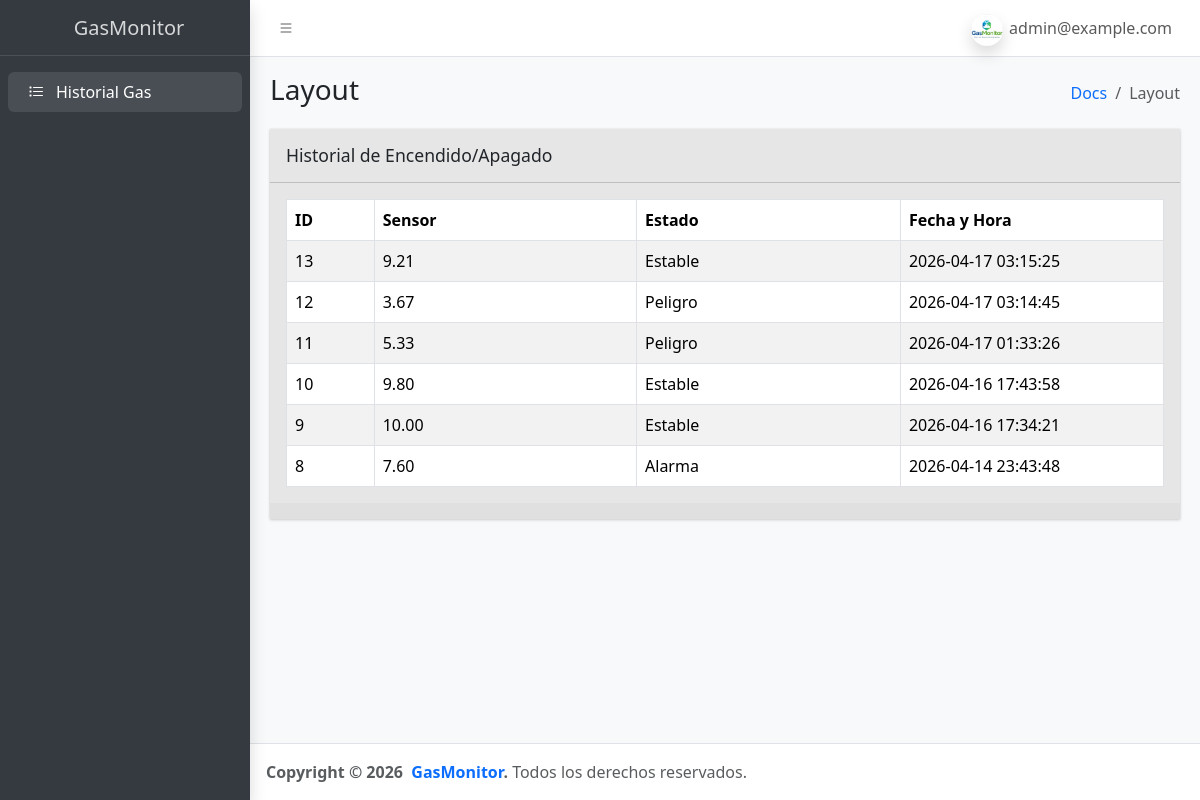
The page /views/gas/index.php (signed in) on the database its author committed.
### tables this page shows
CREATE TABLE IF NOT EXISTS `gas` (
  `id` int NOT NULL AUTO_INCREMENT,
  `status` varchar(50) NOT NULL DEFAULT '0',
  `sensor` float NOT NULL DEFAULT '0',
  `datatime` timestamp NOT NULL,
  KEY `Index 1` (`id`)
);

### views/gas/index.php (the view, shortened to what this page needs)
<?php
include('../../config/database.php');
$gas = [];
$stmt = $conn->prepare("SELECT * FROM gas ORDER BY datatime DESC");
if($stmt->execute()) {
    $gas = $stmt->fetchAll(PDO::FETCH_ASSOC);
}
?>
<!doctype html>
<html lang="en">
<head>
  <link rel="stylesheet" href="https://cdn.jsdelivr.net/npm/@fontsource/source-sans-3@5.0.12/index.css"
 media="print"
    onload="this.media = 'all'" />
  <link rel="stylesheet" href="https://cdn.jsdelivr.net/npm/overlayscrollbars@2.11.0/styles/overlayscrollbars.min.css"
 />
  <link rel="stylesheet" href="https://cdn.jsdelivr.net/npm/bootstrap-icons@1.13.1/font/bootstrap-icons.min.css"
 />
  <link rel="stylesheet" href="../../public/css/adminlte.css" />
</head>
<body class="layout-fixed sidebar-expand-lg bg-body-tertiary">
  <div class="app-wrapper">
    <?php include('../layout/header.php'); ?>
    <?php include('../layout/sidebar.php'); ?>
    <main class="app-main">
      <div class="app-content-header">
        <div class="container-fluid">
          <div class="row">
            <div class="col-sm-6">
              <h3 class="mb-0">Layout</h3>
            </div>
            <div class="col-sm-6">
              <ol class="breadcrumb float-sm-end">
                <li class="breadcrumb-item"><a href="#">Docs</a></li>
                <li class="breadcrumb-item active" aria-current="page">Layout</li>
              </ol>
            </div>
          </div>
        </div>
      </div>
      <div class="app-content">
        <div class="container-fluid">
          <div class="row">
            <div class="col-12">
              <div class="card mb-4">
                <div class="card-header">
                  <h3 class="card-title">Historial de Encendido/Apagado</h3>
                </div>
                <div class="card-body">
                  <table class="table table-bordered table-striped">
                    <thead>
                      <tr>
                        <th style="width: 10%">ID</th>
                        <th>Sensor</th>
                        <th>Estado</th>
                        <th style="width: 30%">Fecha y Hora</th>
                      </tr>
                    </thead>
                    <tbody>
                      <?php if (count($gas) > 0): ?>
                        <?php foreach ($gas as $row): ?>
                          <tr>
                            <td><?php echo htmlspecialchars($row['id']); ?></td>
                            <td><?php echo number_format($row['sensor'], 2); ?></td>
                            <td><?php echo htmlspecialchars($row['status']); ?></td>
                            <td><?php echo htmlspecialchars($row['datatime']); ?></td>
                          </tr>
                        <?php endforeach; ?>
                      <?php else: ?>
                        <tr>
                          <td colspan="3" class="text-center">No hay registros de actividad del Sensor.</td>
                        </tr>
                      <?php endif; ?>
                    </tbody>
                  </table>
                </div>
                <div class="card-footer clearfix">
                </div>
              </div>
            </div>
          </div>
        </div>
      </div>
    </main>
    <?php include('../layout/footer.php'); ?>
  </div>
</body>
</html>

### views/layout/header.php (shortened to what this page needs)
<nav class="app-header navbar navbar-expand bg-body">
  <div class="container-fluid">
    <ul class="navbar-nav">
      <li class="nav-item">
        <a class="nav-link" data-lte-toggle="sidebar" href="#" role="button">
          <i class="bi bi-list"></i>
        </a>
      </li>
    </ul>
    <ul class="navbar-nav ms-auto">
      <li class="nav-item dropdown user-menu">
        <a href="#" class="nav-link dropdown-toggle" data-bs-toggle="dropdown">
          <img
            src="../../includes/gasmonitor.jpeg"
            class="user-image rounded-circle shadow"
            alt="User Image"
          />
          <span class="d-none d-md-inline"><?php echo $_SESSION['user_email']; ?></span>
        </a>
      </li>
    </ul>
  </div>
</nav>

### views/layout/sidebar.php
<aside class="app-sidebar bg-body-secondary shadow" data-bs-theme="dark">
  <div class="sidebar-brand">
    <a href="index.php" class="brand-link">
      <span class="brand-text fw-light">GasMonitor</span>
    </a>
  </div>
  <div class="sidebar-wrapper">
    <nav class="mt-2">
      <ul
        class="nav sidebar-menu flex-column"
        data-lte-toggle="treeview"
        role="navigation"
        aria-label="Main navigation"
        data-accordion="false"
        id="navigation"
      >
        <li class="nav-item">
          <a href="../led/index.php" class="nav-link active">
            <i class="nav-icon bi bi-list-task"></i>
            <p>Historial Gas</p>
          </a>
        </li>
      </ul>
    </nav>
  </div>
</aside>

### views/layout/footer.php
<footer class="app-footer">
  <strong>
    Copyright &copy; 2026&nbsp;
    <a href="#" class="text-decoration-none">GasMonitor</a>.
  </strong>
  Todos los derechos reservados.
</footer>

### rows shown on the page
gas: id "13", sensor "9.21", status "Estable", datatime "2026-04-17 03:15:25"
gas: id "12", sensor "3.67", status "Peligro", datatime "2026-04-17 03:14:45"
gas: id "11", sensor "5.33", status "Peligro", datatime "2026-04-17 01:33:26"
gas: id "10", sensor "9.80", status "Estable", datatime "2026-04-16 17:43:58"
gas: id "9", sensor "10.00", status "Estable", datatime "2026-04-16 17:34:21"
gas: id "8", sensor "7.60", status "Alarma", datatime "2026-04-14 23:43:48"

### other values the page prints
$_SESSION['user_email'] "admin@example.com"
